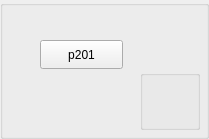
       <widget class="QGroupBox" name="groupBox_p201">
        <property name="minimumSize">
         <size>
          <width>170</width>
          <height>100</height>
         </size>
        </property>
        <property name="title">
         <string/>
        </property>
        <widget class="QPushButton" name="pushButton_p201">
         <property name="geometry">
          <rect>
           <x>40</x>
           <y>40</y>
           <width>83</width>
           <height>29</height>
          </rect>
         </property>
         <property name="text">
          <string>p201</string>
         </property>
        </widget>
        <widget class="QGroupBox" name="groupBox_p201info">
         <property name="geometry">
          <rect>
           <x>140</x>
           <y>70</y>
           <width>60</width>
           <height>60</height>
          </rect>
         </property>
         <property name="title">
          <string/>
         </property>
         <widget class="QLabel" name="label_p201attack">
          <property name="geometry">
           <rect>
            <x>0</x>
            <y>0</y>
            <width>30</width>
            <height>30</height>
           </rect>
          </property>
          <property name="text">
           <string/>
          </property>
         </widget>
         <widget class="QLabel" name="label_p201hp">
          <property name="geometry">
           <rect>
            <x>30</x>
            <y>0</y>
            <width>30</width>
            <height>30</height>
           </rect>
          </property>
          <property name="text">
           <string/>
          </property>
         </widget>
         <widget class="QLabel" name="label_p201mobility">
          <property name="geometry">
           <rect>
            <x>0</x>
            <y>30</y>
            <width>30</width>
            <height>30</height>
           </rect>
          </property>
          <property name="text">
           <string/>
          </property>
         </widget>
         <widget class="QLabel" name="label_p201range">
          <property name="geometry">
           <rect>
            <x>30</x>
            <y>30</y>
            <width>30</width>
            <height>30</height>
           </rect>
          </property>
          <property name="text">
           <string/>
          </property>
         </widget>
        </widget>
        <widget class="QLabel" name="label_p201type">
         <property name="geometry">
          <rect>
           <x>80</x>
           <y>50</y>
           <width>30</width>
           <height>30</height>
          </rect>
         </property>
         <property name="styleSheet">
          <string notr="true"/>
         </property>
         <property name="text">
          <string/>
         </property>
        </widget>
       </widget>
